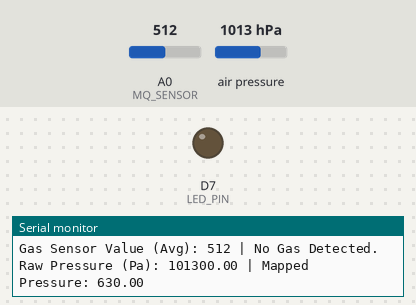
A sketch run on a simulated ESP8266 (NodeMCU). Shown: output pins drawn as LEDs (lit = HIGH), the last lines printed to the serial monitor. The test bench sets the inputs (shaded band); at power-on: A0 (MQ_SENSOR) = 512, air pressure 1013 hPa.

Above: at 1.2 s.
1.3 s: A0 (MQ_SENSOR) set to 737
3.5 s: A0 (MQ_SENSOR) set to 768
At 4.9 s:
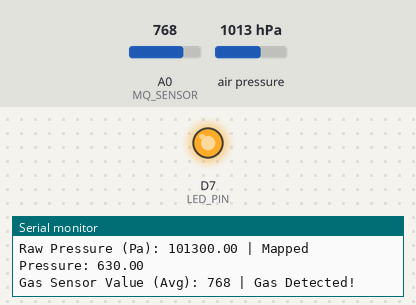
6.0 s: A0 (MQ_SENSOR) set to 740
At 7.9 s:
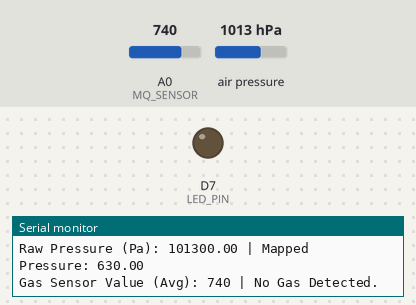
8.2 s: A0 (MQ_SENSOR) set to 760
At 9.7 s:
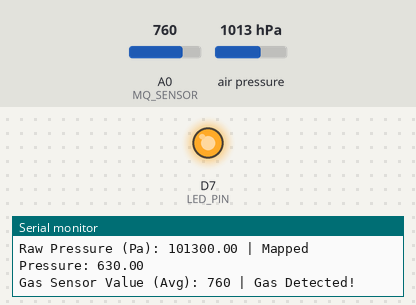
Timing chart, 0 to 11.2 s (numbered marks = the images above; inputs shaded):
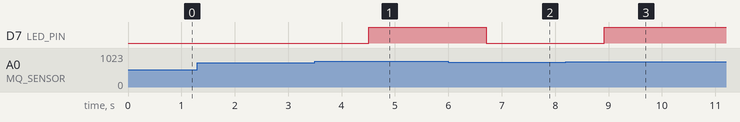

Measured:
- the behaviour switches between 750 and 751 on A0 (MQ_SENSOR) (found by bisection; images 0 and 1)
- after the input at 3.5 s, D7 (LED_PIN): LOW → HIGH after 1.0 s
- after the input at 6.0 s, D7 (LED_PIN): HIGH → LOW after 0.71 s
- after the input at 8.2 s, D7 (LED_PIN): LOW → HIGH after 0.72 s

The sketch:

Oxygenpipeleakagedetectionsystem.ino
```cpp
#include <Wire.h>
#include <Adafruit_BMP085.h>

#define MQ_SENSOR A0  // MQ sensor connected to analog pin A0
#define LED_PIN D7    // LED connected to GPIO13 (D7)
#define NUM_SAMPLES 10 // Number of readings to average

Adafruit_BMP085 bmp;

void setup() {
    Serial.begin(115200);
    pinMode(MQ_SENSOR, INPUT);
    pinMode(LED_PIN, OUTPUT);

    if (!bmp.begin()) {
        Serial.println("Could not find a valid BMP180 sensor, check wiring!");
        while (1);
    }
}

void loop() {
    float pressure = bmp.readPressure(); // Read pressure in Pascals (Pa)

    // Ensure pressure stays within expected range
    if (pressure < 95000) pressure = 95000;
    if (pressure > 105000) pressure = 105000;

    // Map pressure from 95000-105000 Pa to 0-1000
    float mappedPressure = (pressure - 95000) * (1000.0 / (105000 - 95000));

    Serial.print("Raw Pressure (Pa): ");
    Serial.print(pressure);
    Serial.print(" | Mapped Pressure: ");
    Serial.println(mappedPressure);

    // Take multiple samples for a stable gas sensor reading
    int gasValue = 0;
    for (int i = 0; i < NUM_SAMPLES; i++) {
        gasValue += analogRead(MQ_SENSOR);
        delay(10); // Small delay between readings
    }
    gasValue /= NUM_SAMPLES; // Get the average value

    Serial.print("Gas Sensor Value (Avg): ");
    Serial.print(gasValue);

    if (gasValue > 750) {
        digitalWrite(LED_PIN, HIGH);  // Turn ON LED
        Serial.println(" | Gas Detected!"); // Indicate gas detection
    } else {
        digitalWrite(LED_PIN, LOW);   // Turn OFF LED
        Serial.println(" | No Gas Detected.");
    }

    delay(1000);
}
```
